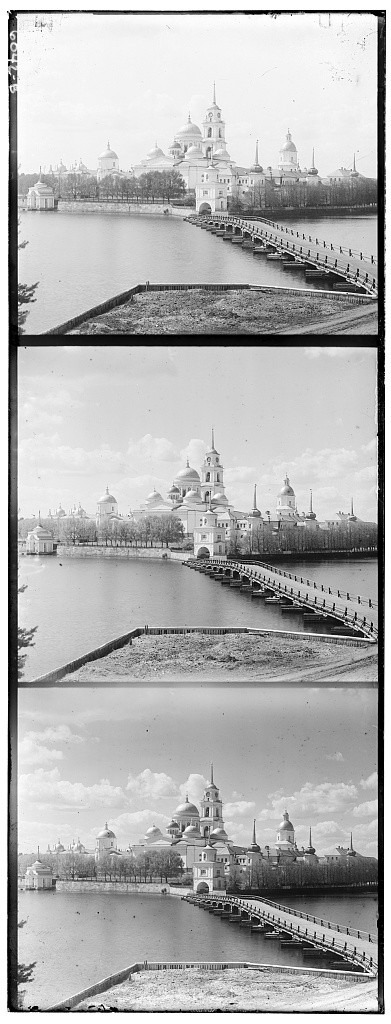
#> input picture HW2_Image_Transformations/Images/monastery.jpg, 391 x 1024 px
$ python main.py
#> lines starting #> are read from the running program, lines starting #| are printed output that depends on the picture; after the words box and inside, x2 and y2 are one past the last pixel; in counts of white or black regions, pixels touching at a corner belong together
"""
Assignment 1 - Starter code

@author: rizuj
Name: Rizu Jain
UIN: 430000753

"""


# Import required libraries
import numpy as np
from matplotlib import pyplot as plt
import cv2
import time


# Function to retrieve r, g, b planes from Prokudin-Gorskii glass plate images
def read_strip(path):
    image = plt.imread(path)
    height = int(image.shape[0] / 3)

    # For images with different bit depth
    scalingFactor = 255 if (np.max(image) <= 255) else 65535

    # Separating the glass image into R, G, and B channels
    b = image[: height, :] / scalingFactor
    g = image[height: 2 * height, :] / scalingFactor
    r = image[2 * height: 3 * height, :] / scalingFactor
    return r, g, b


# circshift implementation similar to matlab
def circ_shift(channel, shift):
    shifted = np.roll(channel, shift[0], axis = 0)
    shifted = np.roll(shifted, shift[1], axis = 1)
    return shifted


# The main part of the code. Implement the FindShift function
def find_shift(im_channel_shift, im_channel_ref, x_ref, y_ref, max_range):

    ssd_min = float('inf')
    ssd_min_idx = [0, 0]

    im_channel_shift = circ_shift(im_channel_shift, [x_ref, y_ref])
    crop = im_channel_ref.shape[0] / 4;
    crop = int(crop)

    im_pad = np.pad(im_channel_shift, ((max_range , max_range ), (max_range , max_range )), mode = 'constant')
    num_row, num_col = im_pad.shape

    # The following code implements circshift
    for x_delta in range(-max_range, max_range+1, 1):
        i = x_delta
        x_crop = im_pad[max_range-i:num_row-max_range-i, :]

        for y_delta in range(-max_range, max_range+1, 1):
            j = y_delta
            x_trans = x_crop[:, max_range-j:num_col-max_range-j]

            ssd = np.sum(np.sum((im_channel_ref[crop:-crop, crop:-crop]- x_trans[crop:-crop, crop:-crop]) ** 2))
            if ssd < ssd_min:
                ssd_min_idx = [i, j]
                ssd_min = ssd

    ssd_min_idx[0] += x_ref
    ssd_min_idx[1] += y_ref
    return ssd_min_idx


# Image Pyramid
#   Translation for high resolution images
#   using pyramids
def image_pyramid(im1, im2,get_shift_function):

    downscale = 1/  2 ** 3

    im1_ds = im1
    im2_ds = im2


    im1_ds = cv2.resize(im1, None, fx = downscale, fy = downscale, interpolation = cv2.INTER_AREA)
    im2_ds = cv2.resize(im2, None, fx = downscale, fy = downscale, interpolation = cv2.INTER_AREA)

    # Max range of translation for 8x downscaled image
    shift = get_shift_function(im1_ds, im2_ds, 0, 0, 20)
    print("Scale: 1/ 8", "Shift:", shift)

    for scale in reversed(range(3)):
        im1_ds = im1
        im2_ds = im2
        downscale = 1/  2 ** scale

        im1_ds = cv2.resize(im1, None, fx = downscale, fy = downscale, interpolation = cv2.INTER_AREA)
        im2_ds = cv2.resize(im2, None, fx = downscale, fy = downscale, interpolation = cv2.INTER_AREA)

        move = [ (t*2)+1 for t in shift]
        shift = get_shift_function(im1_ds, im2_ds, move[0], move[1], 4)

        print("Scale: 1/", 2**scale, "Shift:", shift)

    return shift


def edge_find_shift(im_shift, im_ref, x_ref, y_ref, max_range):
    low_threshold = 150
    high_threshold = 150

    im_shift = circ_shift(im_shift, [x_ref, y_ref])
    crop = im_ref.shape[0] / 4;
    crop = int(crop)

    im_shift_new  = im_shift * 255
    img_shift_8 = im_shift_new.astype(np.uint8)
    canny_shift = cv2.Canny(img_shift_8, low_threshold, high_threshold)/255

    im_ref_new = im_ref * 255
    img_ref_8 = im_ref_new.astype(np.uint8)
    canny_ref = cv2.Canny(img_ref_8, low_threshold, high_threshold)/255

    ssd_min_idx = [0,0]
    ssd_min = float('inf')

    im_pad = np.pad(canny_shift, ((max_range , max_range ), (max_range , max_range )), mode = 'constant')
    num_row, num_col = im_pad.shape

    # The following code implements circshift
    for x_delta in range(-max_range, max_range+1, 1):
        i = x_delta
        x_crop = im_pad[max_range-i:num_row-max_range-i, :]

        for y_delta in range(-max_range, max_range+1, 1):
            j = y_delta
            x_trans = x_crop[:, max_range-j:num_col-max_range-j]

            ssd = np.sum(np.sum((canny_ref[crop:-crop, crop:-crop]- x_trans[crop:-crop, crop:-crop]) ** 2))
            if ssd < ssd_min:
                ssd_min_idx = [i, j]
                ssd_min = ssd

    ssd_min_idx[0] += x_ref
    ssd_min_idx[1] += y_ref
    return ssd_min_idx


# Automatic Cropping
#   Remove white, black or other color borders.
#   Detect the borders or the edge between the border and the image.
def auto_crop(img_in):

    img_32 = img_in.astype(np.float32)
    img = cv2.cvtColor(img_32, cv2.COLOR_BGR2GRAY)
    img *= 255
    img_8 = img.astype(np.uint8)
    blurred = cv2.blur(img_8, (3, 3))
    canny = cv2.Canny(blurred, 150, 150)

    num_rows, num_cols = canny.shape
    canny_b = canny > 0
    canny_rows = np.sum(canny_b, 1)
    canny_cols = np.sum(canny_b, 0)

    index_rows = np.nonzero(canny_rows > 100)
    index_cols = np.nonzero(canny_cols > 100)

    crop_top = np.nonzero(index_rows[0] < num_rows/10)[0]

    if crop_top.shape[0] == 0:
        y1 = 0
    else:
        y1 = index_rows[0][np.max(crop_top)]

    crop_bot = np.nonzero(index_rows[0] > 9 * num_rows/10)[0]

    if  crop_bot.shape[0]  == 0:
        y2 = 0
    else:
        y2 = index_rows[0][np.min(crop_bot)]


    crop_left = np.nonzero(index_cols[0] < num_cols/10)[0]

    if  crop_left.shape[0] == 0:
        x1 = 0
    else:
        x1 = index_cols[0][np.max(crop_left)]

    crop_right = np.nonzero(index_cols[0] > 9 * num_cols/10)[0]

    if  crop_right.shape[0] == 0:
        x2 = 0
    else:
        x2 = index_cols[0][np.min(crop_right )]

    print("Cropped Shape Left Bottom: ", y1, x1, " till y2, x2 Right Bottom: ", y2 , x2)

    ## crop the region
    cropped = img_in[y1+1:y2-1, x1+1:x2-1, :]

    return cropped


# Automatic contrasting
#   rescale image intensities such that the darkest pixel is zero.
#   and the brightest pixel is 1
def auto_contrast(image,percent_clip):

    fraction = 100/percent_clip

    values = np.mean(image,(0,1))
#    print("Before Auto Contrast:", values)

    dark_chnl = np.argmax(values)
    bright_chnl = np.argmin(values)

    # we wil have to perform percentage stretching as we have pixels in the complete range
    # but we still have tails in our intensity histogram
    img_1d = image[:,:,bright_chnl].flatten()

    # ignore all zero valued pixels
    img_1d = img_1d[np.nonzero(img_1d)]

    # take out 2% on both the side
    k = int(len(img_1d)/fraction)

    min_idx = np.argpartition(img_1d,k)[:k]
    min_val = np.sort(img_1d[min_idx])[-1]

    img_1d = image[:,:,dark_chnl].flatten()

    # ignore all one valued pixels
    img_1d = img_1d[np.nonzero(img_1d  < 1)]

    # take out some percent of intensities on both the side
    k = int(len(img_1d)/fraction)

    max_idx = np.argpartition(-img_1d,k)[:k]
    max_val = np.sort(img_1d[max_idx])[0]

    image = (image - min_val) / (max_val  - min_val)

    image = np.clip(image,0,1)
    values = np.mean(image,(0,1))

#    print("After Auto Contrast:", values)
    return image


if __name__ == '__main__':

    # Setting the input output file path
    imageDir = '../Images/'
    outDir = '../Results/'
    imageNames = ['monastery.jpg', 'cathedral.jpg', 'nativity.jpg', 'settlers.jpg', 'icon.tif', 'emir.tif', 'harvesters.tif', 'lady.tif', 'self_portrait.tif', 'three_generations.tif', 'train.tif', 'turkmen.tif', 'village.tif']

    for imageName in imageNames:
        print("Image : ", imageName)
        start = time.time()

        # Get r, g, b channels from image strip
        r, g, b = read_strip(imageDir + imageName)
#> in read_strip, image is the input picture: shape (1024, 391); min 0, max 255, mean 177.7
#> in read_strip, `scalingFactor = 255 if (np.max(image) <= 255) else 65535`: scalingFactor = 255

        # Calculate shift
        x_ref = 0
        y_ref = 0
        max_range = 20

        # For high resolution images use an image pyramid for translation
        if r.shape[0] > 3076:
            print(" -- - Multi Scale Approach -- -")
            print("R channel:: ")
            rShift = image_pyramid(r, b,find_shift)
            print("G channel:: ")
            gShift = image_pyramid(g, b,find_shift)

        else:
            print(" -- - Single Scale Approach -- -")
            rShift = find_shift(r, b, x_ref, y_ref, max_range)
#> after the loop in find_shift, `for x_delta in range(-max_range, max_range+1, 1):`: ssd_min = 1230; ssd_min_idx = [3, 2]
#> rShift = [3, 2]
            print("R channel::    (x, y) Translation: ", rShift)
#| R channel::    (x, y) Translation:  [3, 2]
            gShift = find_shift(g, b, x_ref, y_ref, max_range)
#> gShift = [-3, 2]
            print("G channel::    (x, y) Translation: ", gShift)
#| G channel::    (x, y) Translation:  [-3, 2]

        # Shifting the images using the obtained shift values
        finalB = b
        finalG = circ_shift(g, gShift)
        finalR = circ_shift(r, rShift)

        # Putting together the aligned channels to form the color image
        finalImage = np.stack((finalR, finalG, finalB), axis = 2)

        # Writing the image to the Results folder
        plt.imsave(outDir + imageName[:-4] + '.jpg', finalImage)

        end = time.time()
        print("Time : ", int(end - start), "sec")
        print("Done")
        print(" == == == == == == == == == == ")


# Better Features
        start = time.time()
        r, g, b = read_strip(imageDir + imageName)

        print("Better Features: Image Alignment using Edges ...")

        if r.shape[0] > 3076:
            print(" -- - Multi Scale Approach -- -")
            print("R channel:: ")
            rShift = image_pyramid(r, b,edge_find_shift)
            print("G channel:: ")
            gShift = image_pyramid(g, b,edge_find_shift)

        else:
            print(" -- - Single Scale Approach -- -")
            rShift = edge_find_shift(r, b, x_ref, y_ref, max_range)
#> in edge_find_shift, `canny_shift = cv2.Canny(img_shift_8, low_threshold, high_threshold)/255`:
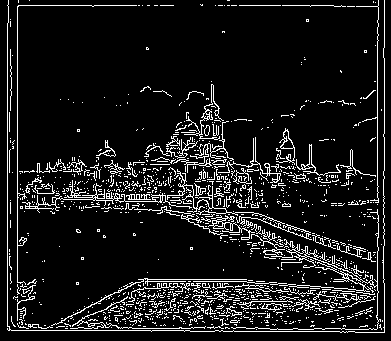
#> canny_shift: shape (341, 391) float64; values 0 (black) and 1 (white), 10.2% white in thin lines or dots
#> in edge_find_shift, `canny_ref = cv2.Canny(img_ref_8, low_threshold, high_threshold)/255`: canny_ref: shape (341, 391) float64; values 0 (black) and 1 (white), 10.6% white in thin lines or dots
#> in edge_find_shift, `im_pad = np.pad(canny_shift, ((max_range , max_range ), (max_range , m..`: im_pad: shape (381, 431) float64; values 0 (black) and 1 (white), 8.2% white in thin lines or dots, all inside (x1, y1, x2, y2) = (27, 20, 405, 353)
#> after the loop in edge_find_shift, `for x_delta in range(-max_range, max_range+1, 1):`: ssd_min = 4522; ssd_min_idx = [3, 2]
            print("R channel::    (x, y) Translation: ", rShift)
#| R channel::    (x, y) Translation:  [3, 2]
            gShift = edge_find_shift(g, b, x_ref, y_ref, max_range)
#> in edge_find_shift (call 2), `canny_shift = cv2.Canny(img_shift_8, low_threshold, high_threshold)/255`: canny_shift: shape (341, 391) float64; values 0 (black) and 1 (white), 10.3% white in thin lines or dots
#> in edge_find_shift (call 2), `im_pad = np.pad(canny_shift, ((max_range , max_range ), (max_range , m..`: im_pad: shape (381, 431) float64; values 0 (black) and 1 (white), 8.4% white in thin lines or dots, all inside (x1, y1, x2, y2) = (27, 20, 406, 361)
#> the loop in edge_find_shift (call 2), `for x_delta in range(-max_range, max_range+1, 1):` made 41 passes
#> pass 3, in edge_find_shift (call 2), `x_crop = im_pad[max_range-i:num_row-max_range-i, :]`:
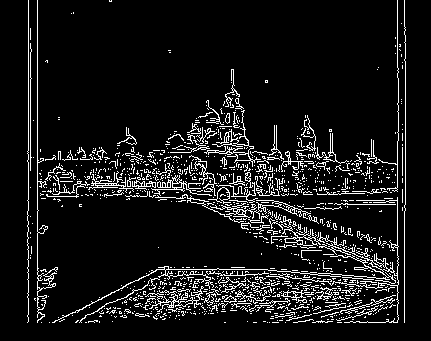
#> x_crop: shape (341, 431) float64; values 0 (black) and 1 (white), 9.1% white in thin lines or dots, all inside (x1, y1, x2, y2) = (27, 0, 406, 323)
#> after the loop in edge_find_shift (call 2), `for x_delta in range(-max_range, max_range+1, 1):`: ssd_min = 3857; ssd_min_idx = [-3, 2]
            print("G channel::    (x, y) Translation: ", gShift)
#| G channel::    (x, y) Translation:  [-3, 2]

        # Shifting the images using the obtained shift values
        finalB = b
        finalG = circ_shift(g, gShift)
        finalR = circ_shift(r, rShift)

        # Putting together the aligned channels to form the color image
        finalImage = np.stack((finalR, finalG, finalB), axis = 2)

        # Writing the image to the Results folder
        plt.imsave(outDir + imageName[:-4] +  '_better_features' + '.jpg', finalImage)

        end = time.time()
        print("Time : ", int(end - start), "sec")
        print("Done")


# Auto cropping
        print("Auto Cropping ... ")
        cropped = auto_crop(finalImage)
#> in auto_crop, `blurred = cv2.blur(img_8, (3, 3))`:
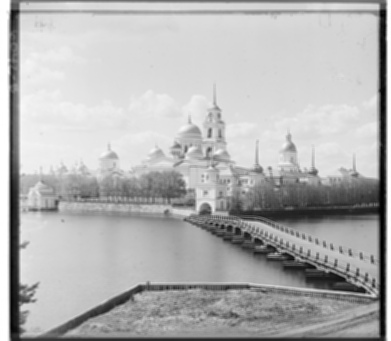
#> blurred: shape (341, 391); min 0, max 255, mean 178.6
#> in auto_crop, `canny = cv2.Canny(blurred, 150, 150)`:
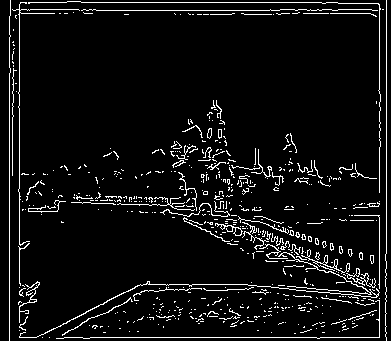
#> canny: shape (341, 391); 6.2% white in thin lines or dots
#> in auto_crop, `canny_b = canny > 0`: canny_b: shape (341, 391) bool; 6.2% white in thin lines or dots
#> in auto_crop, `canny_rows = np.sum(canny_b, 1)`: canny_rows = 341 values, max 328 at index 337, min 2 at index 0, mean 24.35
#> in auto_crop, `canny_cols = np.sum(canny_b, 0)`: canny_cols = 391 values, max 318 at index 9, min 0 at index 0, mean 21.24
#> in auto_crop, `index_rows = np.nonzero(canny_rows > 100)`: index_rows = ([2, 9, 10, 13, 284, 337],)
#> in auto_crop, `index_cols = np.nonzero(canny_cols > 100)`: index_cols = ([9, 19, 379, 386],)
#> in auto_crop, `crop_top = np.nonzero(index_rows[0] < num_rows/10)[0]`: crop_top = [0, 1, 2, 3]
#> in auto_crop, `y1 = index_rows[0][np.max(crop_top)]`: y1 = 13
#> in auto_crop, `crop_bot = np.nonzero(index_rows[0] > 9 * num_rows/10)[0]`: crop_bot = [5]
#> in auto_crop, `y2 = index_rows[0][np.min(crop_bot)]`: y2 = 337
#> in auto_crop, `crop_left = np.nonzero(index_cols[0] < num_cols/10)[0]`: crop_left = [0, 1]
#> in auto_crop, `x1 = index_cols[0][np.max(crop_left)]`: x1 = 19
#> in auto_crop, `crop_right = np.nonzero(index_cols[0] > 9 * num_cols/10)[0]`: crop_right = [2, 3]
#> in auto_crop, `x2 = index_cols[0][np.min(crop_right )]`: x2 = 379
#| Cropped Shape Left Bottom:  13 19  till y2, x2 Right Bottom:  337 379

        # Writing the image to the Results folder
        plt.imsave(outDir + imageName[:-4] + '_crop' +'.jpg', cropped)
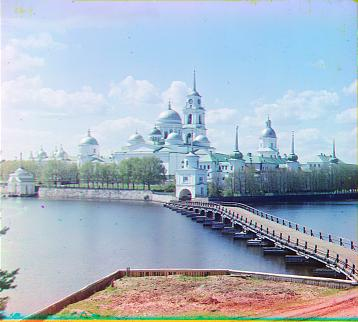
#> saved as monastery_crop.jpg: shape (322, 358, 3); mean R, G, B 167.5, 181.5, 195.8
        print("Done")


# Auto Contrasting
        print("Auto Contrasting ...")
        contrasted = auto_contrast(cropped, percent_clip=4)
#> in auto_contrast, `values = np.mean(image,(0,1))`: values = [0.657, 0.712, 0.768]
#> in auto_contrast, `dark_chnl = np.argmax(values)`: dark_chnl = 2
#> in auto_contrast, `bright_chnl = np.argmin(values)`: bright_chnl = 0
#> in auto_contrast, `k = int(len(img_1d)/fraction)`: k = 4598
#> in auto_contrast, `min_idx = np.argpartition(img_1d,k)[:k]`: min_idx = 4598 values, max 114592 at index 6, min 13375 at index 3306, mean 80943.3
#> in auto_contrast, `min_val = np.sort(img_1d[min_idx])[-1]`: min_val = 0.18
#> in auto_contrast, `k = int(len(img_1d)/fraction)`: k = 4594
#> in auto_contrast, `max_idx = np.argpartition(-img_1d,k)[:k]`: max_idx = 4594 values, max 111048 at index 89, min 14 at index 1090, mean 13366.6
#> in auto_contrast, `max_val = np.sort(img_1d[max_idx])[0]`: max_val = 0.973
#> in auto_contrast, `image = np.clip(image,0,1)`:
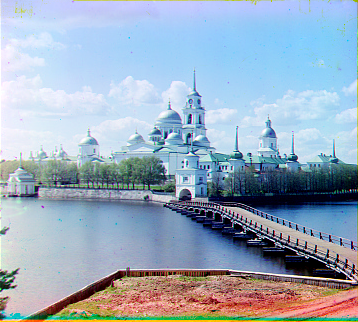
#> image: shape (322, 358, 3) float64; mean of channels 0, 1, 2 0.605, 0.674, 0.743; drawn as R, G, B
#> in auto_contrast, `values = np.mean(image,(0,1))`: values = [0.605, 0.674, 0.743]

        # Writing the image to the Results folder
        plt.imsave(outDir + imageName[:-4] + '_contrast' + '.jpg', contrasted)
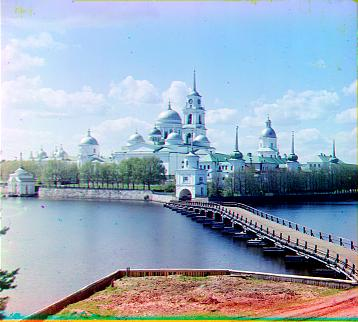
#> saved as monastery_contrast.jpg: shape (322, 358, 3); mean R, G, B 154.1, 171.4, 188.8
#> (the run stopped early here; a loop or call above may not have finished)
